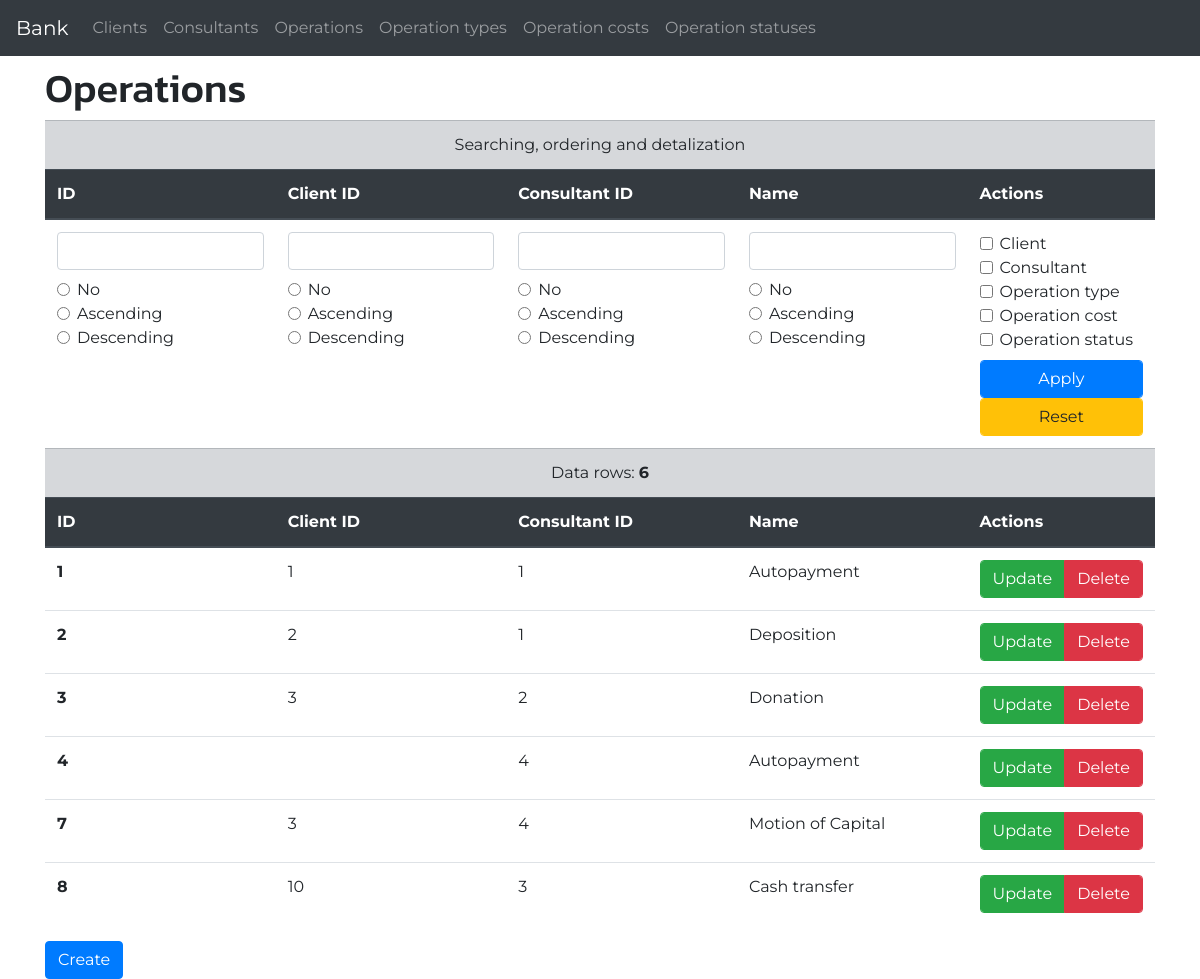
Page /bank/operations/ on the committed database.
### basicapp/models.py (models this page shows, shortened)
class Operation(models.Model):
    client = models.ForeignKey(Client, related_name='operations', null=True, on_delete=models.SET_NULL)
    consultant = models.ForeignKey(Consultant, related_name='operations', null=True, blank=True, on_delete=models.SET_NULL)
    name = models.CharField(max_length=200, null=True, blank=True)

class Client(models.Model):
    last_name = models.CharField(max_length=100)
    first_name = models.CharField(max_length=100)
    father_name = models.CharField(max_length=100, blank=True)
    phone = models.CharField(max_length=20)

class Consultant(models.Model):
    last_name = models.CharField(max_length=100)
    first_name = models.CharField(max_length=100)
    father_name = models.CharField(max_length=100, blank=True)

### basicapp/views.py (the view)
# urls.py: path('operations/', views.OperationListView.as_view(), name='operation-list'),
class OperationListView(ListView):
    model = Operation
    def get_queryset(self):
        id = self.request.GET.get('id')
        cl = self.request.GET.get('cl')
        co = self.request.GET.get('co')
        nm = self.request.GET.get('nm')
        o_id = self.request.GET.get('o_id')
        o_cl = self.request.GET.get('o_cl')
        o_co = self.request.GET.get('o_co')
        o_nm = self.request.GET.get('o_nm')
        ordering = []
        object_list = self.model.objects.all()
        if id:
            object_list = object_list.filter(id__iexact=id)
        if cl:
            object_list = object_list.filter(client__id__iexact=cl)
        if co:
            object_list = object_list.filter(consultant__id__iexact=co)
        if nm:
            object_list = object_list.filter(name__icontains=nm)
        if o_id == '1':
            ordering.append('id')
        elif o_id == '2':
            ordering.append('-id')
        if o_cl == '1':
            ordering.append('client__id')
        elif o_cl == '2':
            ordering.append('-client__id')
        if o_co == '1':
            ordering.append('consultant__id')
        elif o_co == '2':
            ordering.append('-consultant__id')
        if o_nm == '1':
            ordering.append('name')
        elif o_nm == '2':
            ordering.append('-name')
        object_list = object_list.order_by(*ordering)
        return object_list

### basicapp/templates/basicapp/operation_list.html (shortened to what this page needs)
{% extends 'base.html' %}
{% block content %}
  <h1>Operations</h1>
  <table class="table">
    <tbody>
      <tr class="table-secondary">
        <td class="text-center" colspan="5">Searching, ordering and detalization</td>
      </tr>
      <thead class="thead-dark">
        <th scope="col">ID</th>
        <th scope="col">Client ID</th>
        <th scope="col">Consultant ID</th>
        <th scope="col">Name</th>
        <th scope="col">Actions</th>
      </thead>
      <tr>
        <form class="form-inline" method="get">
          <td>
            <input class="form-control mb-2" type="text" name="id" value="{{ request.GET.id }}">
            <div class="form-check">
              <input class="form-check-input" id="o_id_no" type="radio" name="o_id" value="0">
              <label class="form-check-label" for="o_id_no">No</label>
            </div>
            <div class="form-check">
              <input class="form-check-input" id="o_id_asc" type="radio" name="o_id" value="1">
              <label class="form-check-label" for="o_id_asc">Ascending</label>
            </div>
            <div class="form-check">
              <input class="form-check-input" id="o_id_desc" type="radio" name="o_id" value="2">
              <label class="form-check-label" for="o_id_desc">Descending</label>
            </div>
          </td>
          <td>
            <input class="form-control mb-2" type="text" name="cl" value="{{ request.GET.cl }}">
            <div class="form-check">
              <input class="form-check-input" id="o_cl_no" type="radio" name="o_cl" value="0">
              <label class="form-check-label" for="o_cl_no">No</label>
            </div>
            <div class="form-check">
              <input class="form-check-input" id="o_cl_asc" type="radio" name="o_cl" value="1">
              <label class="form-check-label" for="o_cl_asc">Ascending</label>
            </div>
            <div class="form-check">
              <input class="form-check-input" id="o_cl_desc" type="radio" name="o_cl" value="2">
              <label class="form-check-label" for="o_cl_desc">Descending</label>
            </div>
          </td>
          <td>
            <input class="form-control mb-2" type="text" name="co" value="{{ request.GET.co }}">
            <div class="form-check">
              <input class="form-check-input" id="o_co_no" type="radio" name="o_co" value="0">
              <label class="form-check-label" for="o_co_no">No</label>
            </div>
            <div class="form-check">
              <input class="form-check-input" id="o_co_asc" type="radio" name="o_co" value="1">
              <label class="form-check-label" for="o_co_asc">Ascending</label>
            </div>
            <div class="form-check">
              <input class="form-check-input" id="o_co_desc" type="radio" name="o_co" value="2">
              <label class="form-check-label" for="o_co_desc">Descending</label>
            </div>
          </td>
          <td>
            <input class="form-control mb-2" type="text" name="nm" value="{{ request.GET.nm }}">
            <div class="form-check">
              <input class="form-check-input" id="o_nm_no" type="radio" name="o_nm" value="0">
              <label class="form-check-label" for="o_nm_no">No</label>
            </div>
            <div class="form-check">
              <input class="form-check-input" id="o_nm_asc" type="radio" name="o_nm" value="1">
              <label class="form-check-label" for="o_nm_asc">Ascending</label>
            </div>
            <div class="form-check">
              <input class="form-check-input" id="o_nm_desc" type="radio" name="o_nm" value="2">
              <label class="form-check-label" for="o_nm_desc">Descending</label>
            </div>
          </td>
          <td>
            <div class="form-check">
              <input class="form-check-input" id="v_cl" type="checkbox" name="v_cl" value="1">
              <label class="form-check-label" for="v_cl">Client</label>
            </div>
            <div class="form-check">
              <input class="form-check-input" id="v_co" type="checkbox" name="v_co" value="1">
              <label class="form-check-label" for="v_co">Consultant</label>
            </div>
            <div class="form-check">
              <input class="form-check-input" id="v_ot" type="checkbox" name="v_ot" value="1">
              <label class="form-check-label" for="v_ot">Operation type</label>
            </div>
            <div class="form-check">
              <input class="form-check-input" id="v_oc" type="checkbox" name="v_oc" value="1">
              <label class="form-check-label" for="v_oc">Operation cost</label>
            </div>
            <div class="form-check">
              <input class="form-check-input" id="v_os" type="checkbox" name="v_os" value="1">
              <label class="form-check-label" for="v_os">Operation status</label>
            </div>
            <input class="btn btn-primary form-control mt-2" type="submit" value="Apply">
            <a class="btn btn-warning form-control" href="?id=&cl=&co=&nm=&o_id=0&o_cl=0&o_co=0&o_nm=0">Reset</a>
          </td>
        </form>
      </tr>
      <tr class="table-secondary">
        <td class="text-center" colspan="5">Data rows: <strong>{{ operation_list.count }}</strong></td>
      </tr>
      <thead class="thead-dark">
        <th scope="col">ID</th>
        <th scope="col">Client ID</th>
        <th scope="col">Consultant ID</th>
        <th scope="col">Name</th>
        <th scope="col">Actions</th>
      </thead>
      {% for operation in operation_list %}
        {% include 'basicapp/_operation.html' %}
      {% endfor %}
    </tbody>
  </table>
  <a class="btn btn-primary" href="{% url 'basicapp:operation-create' %}">Create</a>
{% endblock %}

### templates/base.html (shortened to what this page needs)
<!DOCTYPE html>
{% load static %}
<html lang="en" dir="ltr">
  <head>
    <link rel="stylesheet" href="https://stackpath.bootstrapcdn.com/bootstrap/4.5.0/css/bootstrap.min.css">
    <link rel="stylesheet" href="{% static '/css/master.css' %}">
  </head>
  <body>
    <nav class="navbar sticky-top navbar-expand-lg navbar-dark bg-dark">
      <a class="navbar-brand" href="{% url 'basicapp:index' %}">Bank</a>
      <div class="collapse navbar-collapse" id="navbarNav">
        <ul class="navbar-nav mr-auto">
          <li class="nav-item">
            <a class="nav-link" href="{% url 'basicapp:client-list' %}">Clients</a>
          </li>
          <li class="nav-item">
            <a class="nav-link" href="{% url 'basicapp:consultant-list' %}">Consultants</a>
          </li>
          <li class="nav-item">
            <a class="nav-link" href="{% url 'basicapp:operation-list' %}">Operations</a>
          </li>
          <li class="nav-item">
            <a class="nav-link" href="{% url 'basicapp:operation-type-list' %}">Operation types</a>
          </li>
          <li class="nav-item">
            <a class="nav-link" href="{% url 'basicapp:operation-cost-list' %}">Operation costs</a>
          </li>
          <li class="nav-item">
            <a class="nav-link" href="{% url 'basicapp:operation-status-list' %}">Operation statuses</a>
          </li>
        </ul>
      </div>
    </nav>
    <div class="container mt-2">
      {% block content %}
      {% endblock %}
    </div>
  </body>
</html>

### basicapp/templates/basicapp/_operation.html (shortened to what this page needs)
<tr>
  <th scope="row">{{ operation.id }}</th>
  <td>{{ operation.client.id }}</td>
  <td>{{ operation.consultant.id }}</td>
  <td>{{ operation.name }}</td>
  <td>
    <div class="btn-group" role="group">
      <a class="btn btn-success form-control" href="{% url 'basicapp:operation-update' pk=operation.pk %}">Update</a>
      <a class="btn btn-danger form-control" href="{% url 'basicapp:operation-delete' pk=operation.pk %}">Delete</a>
    </div>
  </td>
</tr>

### static/css/master.css (style rules this page uses)
body { font-family: 'Montserrat', sans-serif; }
h1, h2, h3, h4, h5, h6 { font-family: 'Kanit', sans-serif; }

### rows in the picture
Operation: id "1", client.id "1", consultant.id "1", name "Autopayment"
Operation: id "2", client.id "2", consultant.id "1", name "Deposition"
Operation: id "3", client.id "3", consultant.id "2", name "Donation"
Operation: id "4", consultant.id "4", name "Autopayment"
Operation: id "7", client.id "3", consultant.id "4", name "Motion of Capital"
Operation: id "8", client.id "10", consultant.id "3", name "Cash transfer"

### other values in the picture
{{ operation_list.count }} "6"
